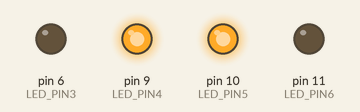
Recording of a sketch running on a simulated Arduino Uno, built with avr-gcc and run on an emulated ATmega328P. On the bench: output pins drawn as LEDs (lit = HIGH).

Above: at 0.1 s.
Timing chart, 0 to 1.6 s (numbered marks = the images above):
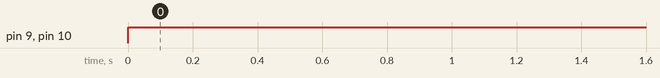

The sketch:

LedMatrix.ino
```cpp
#define LED_PIN3 6
#define LED_PIN4 9
#define LED_PIN5 10
#define LED_PIN6 11

#define BLINK_INTERVAL 500

int matrix[10][4] = {
  {0, 0, 0, 0}, // off
  {1, 1, 0, 0}, // on
  {1, 0, 0, 1}, // 1
  {1, 0, 1, 0}, // 2
  {0, 1, 0, 1}, // 3
  {0, 1, 1, 0}, // 4
  {1, 0, 0, 0}, // 1, 2
  {1, 1, 1, 0}, // 2, 4
  {0, 1, 0, 0}, // 3, 4
  {1, 1, 0, 1} // 1, 3
};

void setup() {
  pinMode(LED_PIN3, OUTPUT);
  pinMode(LED_PIN4, OUTPUT);
  pinMode(LED_PIN5, OUTPUT);
  pinMode(LED_PIN6, OUTPUT);
}

void loop() {
  //for (int i = 0; i < 10; i++) {
  //  digitalWrite(LED_PIN3, matrix[i][0]);
  //  digitalWrite(LED_PIN4, matrix[i][1]);
  //  digitalWrite(LED_PIN5, matrix[i][2]);
  //  digitalWrite(LED_PIN6, matrix[i][3]);

  //  delay(BLINK_INTERVAL);
  //}
  digitalWrite(LED_PIN5, 1); // d3
  digitalWrite(LED_PIN6, 0); // d4
  digitalWrite(LED_PIN3, 0); // d5
  digitalWrite(LED_PIN4, 1); // d6
}
```

Measured:
- by itself, pin 9 (LED_PIN4), pin 10 (LED_PIN5): LOW → HIGH at 0.00 s
